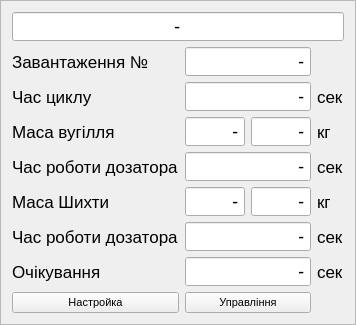
  <widget class="QFrame" name="frame">
   <property name="geometry">
    <rect>
     <x>10</x>
     <y>10</y>
     <width>356</width>
     <height>251</height>
    </rect>
   </property>
   <property name="font">
    <font>
     <pointsize>8</pointsize>
    </font>
   </property>
   <property name="frameShape">
    <enum>QFrame::StyledPanel</enum>
   </property>
   <property name="frameShadow">
    <enum>QFrame::Raised</enum>
   </property>
   <layout class="QGridLayout" name="gridLayout">
    <item row="3" column="0">
     <widget class="QLabel" name="label_3">
      <property name="font">
       <font>
        <pointsize>13</pointsize>
       </font>
      </property>
      <property name="text">
       <string>Маса вугілля</string>
      </property>
     </widget>
    </item>
    <item row="3" column="1">
     <widget class="QLineEdit" name="ga_tmpGcl">
      <property name="font">
       <font>
        <family>DejaVu Sans Mono</family>
        <pointsize>13</pointsize>
       </font>
      </property>
      <property name="text">
       <string>-</string>
      </property>
      <property name="alignment">
       <set>Qt::AlignRight|Qt::AlignTrailing|Qt::AlignVCenter</set>
      </property>
     </widget>
    </item>
    <item row="0" column="0" colspan="4">
     <widget class="QLineEdit" name="ga_State">
      <property name="font">
       <font>
        <family>DejaVu Sans Mono</family>
        <pointsize>13</pointsize>
       </font>
      </property>
      <property name="text">
       <string>-</string>
      </property>
      <property name="alignment">
       <set>Qt::AlignCenter</set>
      </property>
     </widget>
    </item>
    <item row="2" column="3">
     <widget class="QLabel" name="label_7">
      <property name="font">
       <font>
        <pointsize>13</pointsize>
       </font>
      </property>
      <property name="text">
       <string>сек</string>
      </property>
     </widget>
    </item>
    <item row="7" column="3">
     <widget class="QLabel" name="label_22">
      <property name="font">
       <font>
        <pointsize>13</pointsize>
       </font>
      </property>
      <property name="text">
       <string>сек</string>
      </property>
     </widget>
    </item>
    <item row="3" column="2">
     <widget class="QLineEdit" name="ga_dozGcl">
      <property name="font">
       <font>
        <family>DejaVu Sans Mono</family>
        <pointsize>13</pointsize>
       </font>
      </property>
      <property name="text">
       <string>-</string>
      </property>
      <property name="alignment">
       <set>Qt::AlignRight|Qt::AlignTrailing|Qt::AlignVCenter</set>
      </property>
     </widget>
    </item>
    <item row="5" column="2">
     <widget class="QLineEdit" name="g1_Gst">
      <property name="font">
       <font>
        <family>DejaVu Sans Mono</family>
        <pointsize>13</pointsize>
       </font>
      </property>
      <property name="text">
       <string>-</string>
      </property>
      <property name="alignment">
       <set>Qt::AlignRight|Qt::AlignTrailing|Qt::AlignVCenter</set>
      </property>
     </widget>
    </item>
    <item row="7" column="0">
     <widget class="QLabel" name="label_21">
      <property name="font">
       <font>
        <pointsize>13</pointsize>
       </font>
      </property>
      <property name="text">
       <string>Очікування</string>
      </property>
     </widget>
    </item>
    <item row="2" column="1" colspan="2">
     <widget class="QLineEdit" name="g2_Tall">
      <property name="font">
       <font>
        <family>DejaVu Sans Mono</family>
        <pointsize>13</pointsize>
       </font>
      </property>
      <property name="text">
       <string>-</string>
      </property>
      <property name="alignment">
       <set>Qt::AlignRight|Qt::AlignTrailing|Qt::AlignVCenter</set>
      </property>
     </widget>
    </item>
    <item row="1" column="1" colspan="2">
     <widget class="QLineEdit" name="ga_Nc">
      <property name="font">
       <font>
        <family>DejaVu Sans Mono</family>
        <pointsize>13</pointsize>
       </font>
      </property>
      <property name="text">
       <string>-</string>
      </property>
      <property name="alignment">
       <set>Qt::AlignRight|Qt::AlignTrailing|Qt::AlignVCenter</set>
      </property>
     </widget>
    </item>
    <item row="5" column="1">
     <widget class="QLineEdit" name="g1_zdGst">
      <property name="font">
       <font>
        <family>DejaVu Sans Mono</family>
        <pointsize>13</pointsize>
       </font>
      </property>
      <property name="text">
       <string>-</string>
      </property>
      <property name="alignment">
       <set>Qt::AlignRight|Qt::AlignTrailing|Qt::AlignVCenter</set>
      </property>
     </widget>
    </item>
    <item row="1" column="0">
     <widget class="QLabel" name="label">
      <property name="font">
       <font>
        <pointsize>13</pointsize>
       </font>
      </property>
      <property name="text">
       <string>Завантаження №</string>
      </property>
     </widget>
    </item>
    <item row="6" column="1" colspan="2">
     <widget class="QLineEdit" name="g2_tmGst">
      <property name="font">
       <font>
        <family>DejaVu Sans Mono</family>
        <pointsize>13</pointsize>
       </font>
      </property>
      <property name="text">
       <string>-</string>
      </property>
      <property name="alignment">
       <set>Qt::AlignRight|Qt::AlignTrailing|Qt::AlignVCenter</set>
      </property>
     </widget>
    </item>
    <item row="7" column="1" colspan="2">
     <widget class="QLineEdit" name="g2_Twait">
      <property name="font">
       <font>
        <family>DejaVu Sans Mono</family>
        <pointsize>13</pointsize>
       </font>
      </property>
      <property name="text">
       <string>-</string>
      </property>
      <property name="alignment">
       <set>Qt::AlignRight|Qt::AlignTrailing|Qt::AlignVCenter</set>
      </property>
     </widget>
    </item>
    <item row="5" column="3">
     <widget class="QLabel" name="label_11">
      <property name="font">
       <font>
        <pointsize>13</pointsize>
       </font>
      </property>
      <property name="text">
       <string>кг</string>
      </property>
     </widget>
    </item>
    <item row="4" column="1" colspan="2">
     <widget class="QLineEdit" name="g2_tmGcl">
      <property name="font">
       <font>
        <family>DejaVu Sans Mono</family>
        <pointsize>13</pointsize>
       </font>
      </property>
      <property name="text">
       <string>-</string>
      </property>
      <property name="alignment">
       <set>Qt::AlignRight|Qt::AlignTrailing|Qt::AlignVCenter</set>
      </property>
     </widget>
    </item>
    <item row="3" column="3">
     <widget class="QLabel" name="label_10">
      <property name="font">
       <font>
        <pointsize>13</pointsize>
       </font>
      </property>
      <property name="text">
       <string>кг</string>
      </property>
     </widget>
    </item>
    <item row="5" column="0">
     <widget class="QLabel" name="label_5">
      <property name="font">
       <font>
        <pointsize>13</pointsize>
       </font>
      </property>
      <property name="text">
       <string>Маса Шихти</string>
      </property>
     </widget>
    </item>
    <item row="2" column="0">
     <widget class="QLabel" name="label_2">
      <property name="sizePolicy">
       <sizepolicy hsizetype="Expanding" vsizetype="Preferred">
        <horstretch>0</horstretch>
        <verstretch>0</verstretch>
       </sizepolicy>
      </property>
      <property name="font">
       <font>
        <pointsize>13</pointsize>
       </font>
      </property>
      <property name="text">
       <string>Час циклу</string>
      </property>
     </widget>
    </item>
    <item row="8" column="0" colspan="3">
     <spacer name="verticalSpacer">
      <property name="font">
       <font>
        <pointsize>8</pointsize>
       </font>
      </property>
      <property name="orientation">
       <enum>Qt::Vertical</enum>
      </property>
      <property name="sizeHint" stdset="0">
       <size>
        <width>20</width>
        <height>40</height>
       </size>
      </property>
     </spacer>
    </item>
    <item row="6" column="3">
     <widget class="QLabel" name="label_9">
      <property name="font">
       <font>
        <pointsize>13</pointsize>
       </font>
      </property>
      <property name="text">
       <string>сек</string>
      </property>
     </widget>
    </item>
    <item row="6" column="0">
     <widget class="QLabel" name="label_6">
      <property name="font">
       <font>
        <pointsize>13</pointsize>
       </font>
      </property>
      <property name="text">
       <string>Час роботи дозатора</string>
      </property>
     </widget>
    </item>
    <item row="4" column="3">
     <widget class="QLabel" name="label_8">
      <property name="font">
       <font>
        <pointsize>13</pointsize>
       </font>
      </property>
      <property name="text">
       <string>сек</string>
      </property>
     </widget>
    </item>
    <item row="9" column="1" colspan="2">
     <widget class="QPushButton" name="bnControl">
      <property name="font">
       <font>
        <pointsize>8</pointsize>
       </font>
      </property>
      <property name="text">
       <string>Управління</string>
      </property>
     </widget>
    </item>
    <item row="9" column="0">
     <widget class="QPushButton" name="bnSetup">
      <property name="font">
       <font>
        <pointsize>8</pointsize>
       </font>
      </property>
      <property name="text">
       <string>Настройка</string>
      </property>
     </widget>
    </item>
    <item row="4" column="0">
     <widget class="QLabel" name="label_4">
      <property name="font">
       <font>
        <pointsize>13</pointsize>
       </font>
      </property>
      <property name="text">
       <string>Час роботи дозатора</string>
      </property>
     </widget>
    </item>
   </layout>
  </widget>
